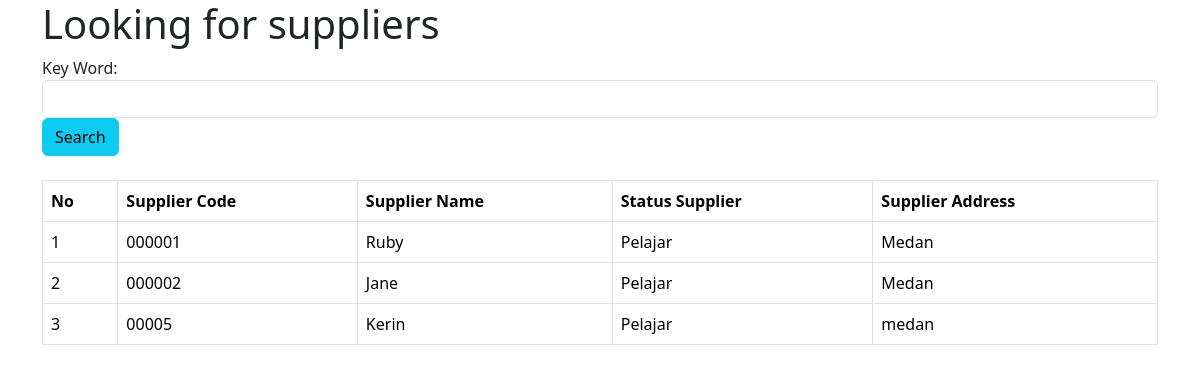
The page /dasup.php on the database its author committed.
### tables this page shows
CREATE TABLE `dasup` (
  `kode_supplier` varchar(100) NOT NULL,
  `nama_supplier` varchar(100) NOT NULL,
  `status_supplier` varchar(100) NOT NULL,
  `alamat_supplier` varchar(100) NOT NULL
);

### dasup.php (the view, shortened to what this page needs)
<!DOCTYPE html>
<html><title>Supplier Data</title>
<head>
    <link rel="stylesheet" href="bootstrap/css/bootstrap.min.css">
</head>
<body>
<div class="container">
    <h1>Looking for suppliers</h1>
    <form action="<?php echo $_SERVER["PHP_SELF"];?>" method="post">
    <div class="form-group">
        <label for="sel1">Key Word:</label>
        <?php
        $kata_kunci="";
        ?>
        <input type="text" name="kata_kunci" value="<?php echo $kata_kunci;?>" class="form-control"  required/>
    </div>
    <div class="form-group">
        <input type="submit" class="btn btn-info" value="Search">
    </div>
    </form>
    <table class="table table-bordered table-hover">
        <br>
        <thead>
        <tr>
			<th>No</th>
            <th>Supplier Code</th>
            <th>Supplier Name</th>
            <th>Status Supplier</th>
            <th>Supplier Address</th>
        </tr>
        </thead>
        <?php
        include "koneksi.php";
        if (isset($_POST['kata_kunci'])) {
            $kata_kunci=trim($_POST['kata_kunci']);
             $sql="select * from dasup where kode_supplier like '%".$kata_kunci."%' or nama_supplier like '%".$kata_kunci."%' or status_supplier like '%".$kata_kunci."%' order by kode_supplier asc";
        }else {
             $sql="select * from dasup order by kode_supplier asc";
        }
        $hasil=mysqli_query($kon,$sql);
        $no=0;
        while ($data = mysqli_fetch_array($hasil)) {
            $no++;
            ?>
            <tbody>
            <tr>
                <td><?php echo $no;?></td>
                <td><?php echo $data["kode_supplier"];   ?></td>
                <td><?php echo $data["nama_supplier"];   ?></td>
                <td><?php echo $data["status_supplier"];   ?></td>
                <td><?php echo $data["alamat_supplier"];   ?></td>
            </tr>
            </tbody>
            <?php
        }
        ?>
    </table>
</div>
</body>
</html>

### rows shown on the page
dasup: kode_supplier "000001", nama_supplier "Ruby", status_supplier "Pelajar", alamat_supplier "Medan"
dasup: kode_supplier "000002", nama_supplier "Jane", status_supplier "Pelajar", alamat_supplier "Medan"
dasup: kode_supplier "00005", nama_supplier "Kerin", status_supplier "Pelajar", alamat_supplier "medan"
